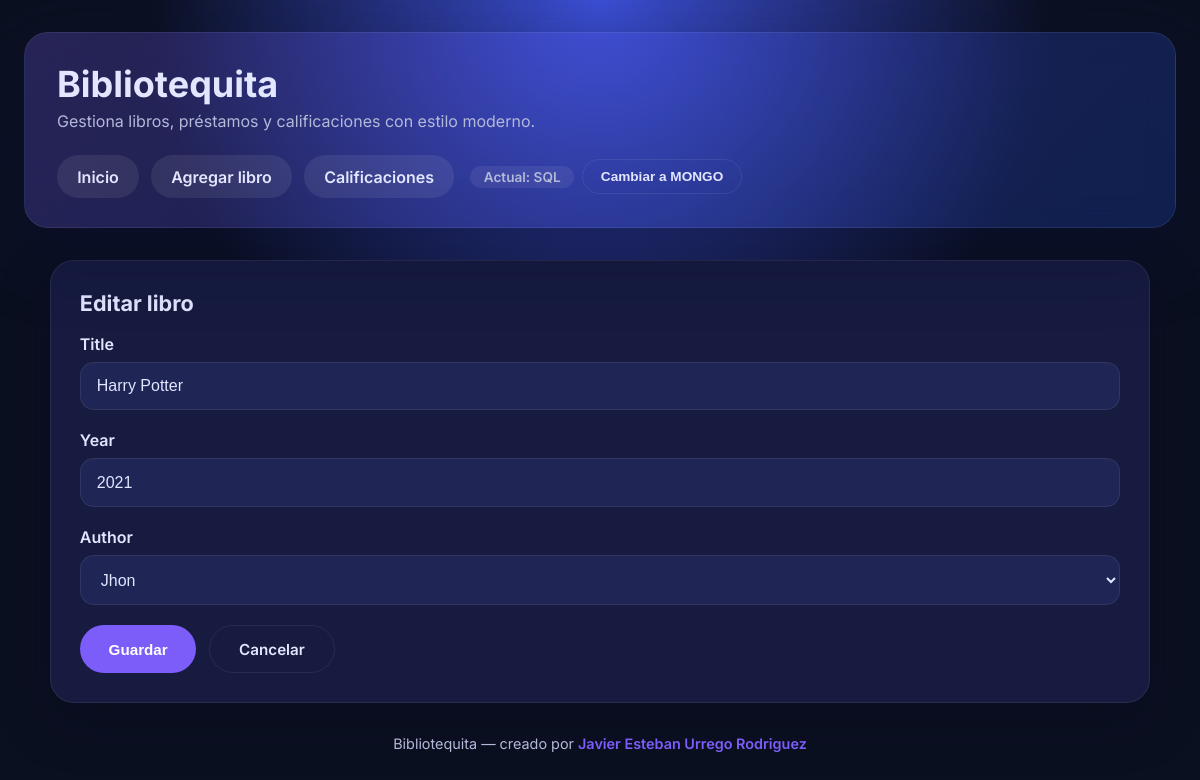
Page /libros/1/editar/ on the committed database.
### library/models.py (models this page shows, shortened)
class Book(models.Model):
    title = models.CharField(max_length=200)
    year = models.PositiveIntegerField()
    author = models.ForeignKey(Author, on_delete=models.CASCADE, related_name='books')
    class Meta:
        ordering = ['title']

### library/views.py (the view, shortened to what this page needs)
# urls.py: path('libros/<str:libro_id>/editar/', views.book_edit, name='editar_libro'),
def book_edit(request, libro_id):
    data_source = get_active_data_source(request)
    form = None
    if data_source == DATA_SOURCE_SQL:
        book = get_object_or_404(Book, pk=_parse_sql_id(libro_id))
        if request.method == 'POST':
            form = BookForm(request.POST, instance=book)
            if form.is_valid():
                form.save()
                messages.success(request, 'Cambios guardados.')
                return redirect('detalle_libro', libro_id=book.pk)
        else:
            form = BookForm(instance=book)
    return render(request, 'library/book_form.html', {'form': form, 'action': 'Editar libro'})

### library/forms.py
class BookForm(forms.ModelForm):
    class Meta:
        model = Book
        fields = ['title', 'year', 'author']

### library/context_processors.py (called while the page is built)
def data_source_meta(request):
    current = get_active_data_source(request)
    alternate = next_data_source(current)
    return {
        'current_data_source': current,
        'alternate_data_source': alternate,
        'DATA_SOURCE_SQL': DATA_SOURCE_SQL,
        'DATA_SOURCE_MONGO': DATA_SOURCE_MONGO,
    }

### library/data_sources.py (called while the page is built)
def get_active_data_source(request) -> str:
    source = request.session.get(SESSION_KEY, DATA_SOURCE_SQL)
    if source not in DATA_SOURCE_CHOICES:
        source = DATA_SOURCE_SQL
    return source

def next_data_source(current: str) -> str:
    return DATA_SOURCE_MONGO if current == DATA_SOURCE_SQL else DATA_SOURCE_SQL

### library/models.py (called while the page is built)
    def __str__(self) -> str:
        return self.name

### library/views.py (called while the page is built)
def _parse_sql_id(raw_id):
    if isinstance(raw_id, int):
        return raw_id
    if isinstance(raw_id, str) and raw_id.isdigit():
        return int(raw_id)
    raise Http404('Identificador inválido')

### library/templates/library/book_form.html (shortened to what this page needs)
{% extends "library/base.html" %}
{% block content %}
<section class="panel">
    <h2 style="margin-top:0;">{{ action }}</h2>
    <form method="post" class="styled-form">
        {% for field in form %}
            <div class="field">
                <label for="{{ field.id_for_label }}">{{ field.label }}</label>
                {{ field }}
            </div>
        {% endfor %}
        <div style="display:flex; gap:0.8rem;">
            <button type="submit" class="primary">Guardar</button>
            <a class="button secondary" href="{% url 'lista_libros' %}">Cancelar</a>
        </div>
    </form>
</section>
{% endblock %}

### library/templates/library/base.html (style rules this page uses)
:root { color-scheme: light; --bg: #0b1021; --bg-soft: #111633; --accent: #7c5dfa; --accent-strong: #5730c7; --text: #e2e6ff; --text-muted: #b3b9d8; --card: #161b3f; --card-soft: #1f2555; --border: rgba(255,255,255,0.08); --success: #2fd98b; --warning: #ffc857; --error: #ff6b6b; }
* { box-sizing: border-box; }
body { margin: 0; font-family: "Inter", system-ui, -apple-system, BlinkMacSystemFont, "Segoe UI", sans-serif; color: var(--text); background: radial-gradient(circle at top, #3c4fd5, #0b1021 45%); min-height: 100vh; }
a { color: inherit; text-decoration: none; }
.panel { background: var(--card); border-radius: 24px; padding: 1.8rem; border: 1px solid var(--border); box-shadow: 0 18px 50px rgba(5,10,30,0.35); }
.panel h2 { margin-top: 0; font-size: 1.35rem; }
.styled-form { display: grid; gap: 1.25rem; }
.field { display: flex; flex-direction: column; gap: 0.5rem; }
.field label { font-weight: 600; color: var(--text); }
.field input, .field select, .field textarea { background: var(--card-soft); border: 1px solid var(--border); border-radius: 14px; padding: 0.9rem 1rem; color: var(--text); font-size: 1rem; }
.button, button, input[type="submit"] { cursor: pointer; border: none; border-radius: 999px; padding: 0.85rem 1.8rem; font-weight: 600; font-size: 0.95rem; transition: transform 0.2s ease, box-shadow 0.2s ease; background: var(--accent); color: #fff; display: inline-flex; align-items: center; justify-content: center; gap: 0.5rem; }
.button.secondary { background: transparent; border: 1px solid var(--border); color: var(--text); }

### rows in the picture
Book: form "Harry Potter" "2021" "Jhon"

### other values in the picture
{{ current_data_source|upper }} "SQL"
{{ alternate_data_source|upper }} "MONGO"
{{ action }} "Editar libro"
{{ field.label }} "Title" "Year" "Author"
